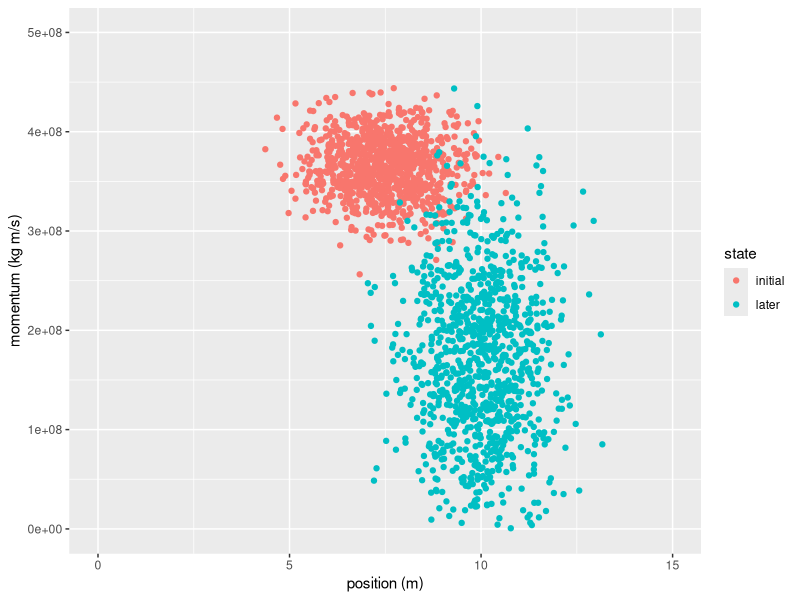

Reproduce this figure in R.
## ---- chunk 1
knitr::opts_chunk$set(echo = TRUE)
if(!require("ggplot2")) { install.packages('ggplot2', repos = "http://cran.us.r-project.org"); library("ggplot2") }
## ---- chunk 2
# For a $450\text{g}$ association football travelling near $150\text{km/h}$ around a $15\text{m}$ gym:
M <- 1000; m <- 0.450; v <- 150000*60*60; xmax <- 15
p0 <- rnorm(M, m*v*1.5, 30000000)
x0 <- rnorm(M, xmax/2, 1)
p1 <- rnorm(M, m*v/1.5, 85000000)
x1 <- rnorm(M, xmax/1.5, 1)

df <- data.frame(p = p0, x = x0, state="initial")
df[1001:2000, ] <- data.frame(p = p1, x = x1, state="later")
p1 <- ggplot(df, aes(x = x, y = p, colour = state)) + xlim(c(0, 15)) + ylim(c(0, 500000000))
p1 <- p1 + xlab("position (m)") + ylab("momentum (kg m/s)")
p1 <- p1 + geom_point(data = df, na.rm=TRUE)
p1
